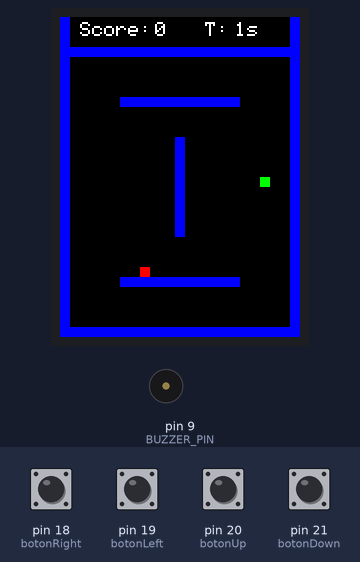
Bench run of a program on a simulated Arduino Mega 2560, built with avr-gcc and run on an emulated ATmega2560. Shown: 240×320 colour display, buzzer (waves = sounding). The test bench sets the inputs (shaded band); at power-on: pin 18 (botonRight), pin 19 (botonLeft), pin 20 (botonUp), pin 21 (botonDown) LOW. Random numbers use the default seed unless the program sets one; what the program prints to the serial monitor is not drawn.

Above: at 1.4 s.
1.5 s: pin 19 (botonLeft) pulled HIGH for 0.15 s
At 4.0 s:
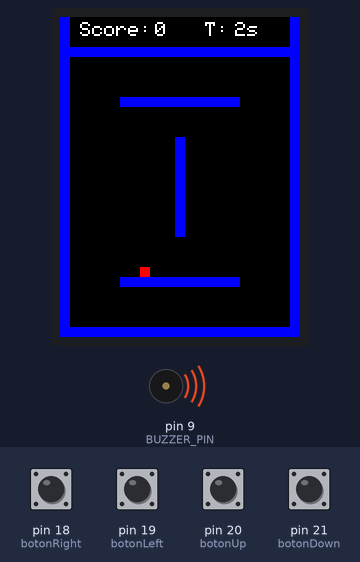
4.6 s: pin 18 (botonRight) pulled HIGH for 1 s
At 7.0 s:
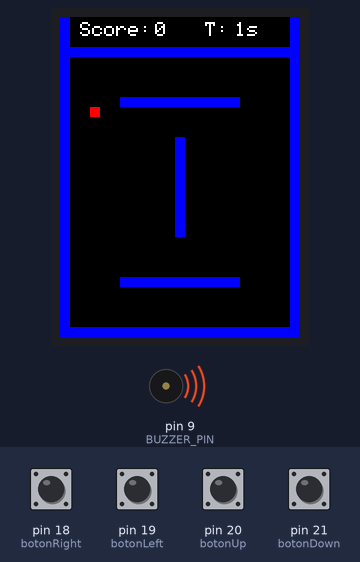
7.1 s: pin 21 (botonDown) driven HIGH
At 8.39 s:
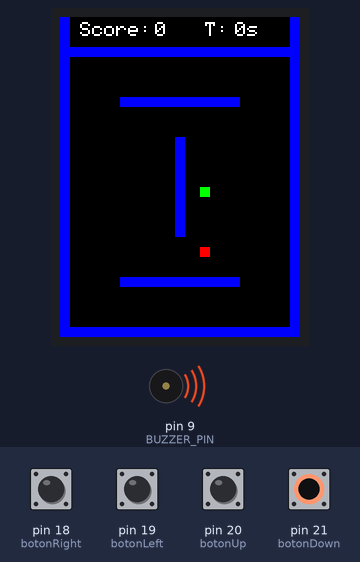
10.1 s: pin 18 (botonRight) pulled HIGH for 0.15 s
At 12.87 s:
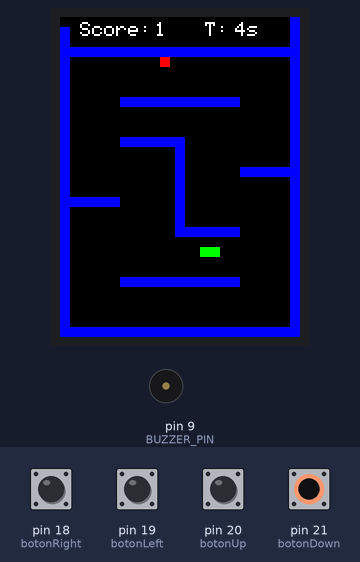
13.2 s: pin 21 (botonDown) driven LOW
At 16.0 s:
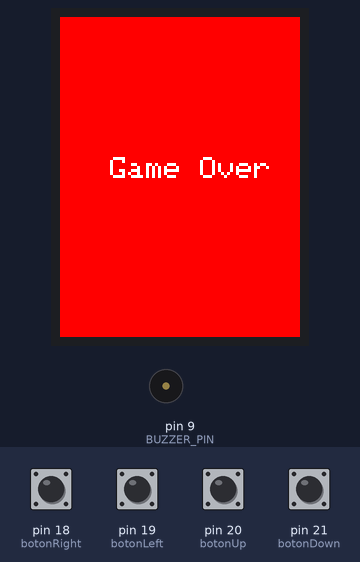
16.2 s: pin 20 (botonUp) pulled HIGH for 0.15 s
At 18.8 s:
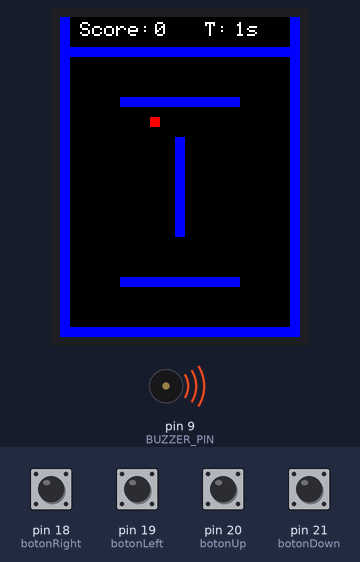
Timing chart, 0 to 20.7 s (numbered marks = the images above; inputs shaded):
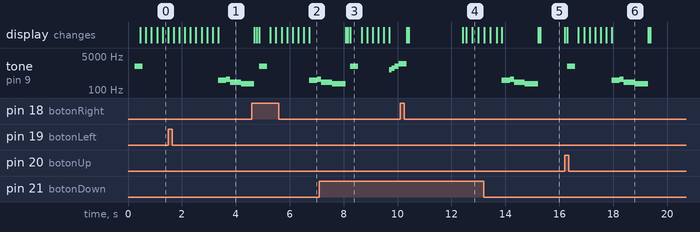

The program:

main.cpp
```cpp
#include <SPI.h>
#include <Adafruit_GFX.h>
#include <Adafruit_ILI9341.h>
#include "Sprite.h"

#define TFT_DC 7
#define TFT_CS 6
#define TFT_MOSI 11
#define TFT_CLK 13
#define TFT_RST 10
#define TFT_MISO 12

#define botonRight 18
#define botonLeft 19
#define botonDown 21
#define botonUp 20
#define BUZZER_PIN 9 // Define el pin al que está conectado el buzzer

const int XMAX = 240;
const int YMAX = 320;
const int SIZE = 10;
const int MAX_SNAKE_LENGTH = 100; // Tamaño máximo de la serpiente

Adafruit_ILI9341 screen = Adafruit_ILI9341(TFT_CS, TFT_DC, TFT_MOSI, TFT_CLK, TFT_RST, TFT_MISO);

// Estructura para representar posiciones en la pantalla
struct Posicion {
    int x;
    int y;
};

// Variables del juego
Posicion comida;
Posicion snake[MAX_SNAKE_LENGTH]; // Arreglo de posiciones para la serpiente
int snakeLength = 1; // Longitud inicial de la serpiente
uint8_t direccion = 2; // Derecha por defecto
unsigned long tiempoInicio;
int puntaje = 0; // Variable para el puntaje
bool nivel2 = false; // Bandera para indicar si estamos en nivel 2
bool nivel3 = false;  // Bandera para indicar si estamos en nivel 3


// Variables para las líneas paralelas
int y1 = 80;  // Coordenada Y de la primera línea horizontal
int y2 = 260; // Coordenada Y de la segunda línea horizontal
int grosorLinea = 10; // Grosor de la línea
int longitudLinea = 120; // Longitud de la línea
int xCentro = (XMAX - longitudLinea) / 2;  // Centrado horizontalmente
int xVertical = (XMAX - grosorLinea) / 2;  // Centrado en X para la línea vertical
int yVerticalInicio = 120;  // Coordenada Y de inicio de la línea vertical
int yVerticalFin = YMAX - 100;  // Coordenada Y de fin de la línea vertical

// Declaración de funciones
void generarComida();
void moverSnake();
void mostrar_info_juego(); // Función para mostrar tiempo y puntaje
void verificarColisiones();
void dibujarSnake();
void dibujarParedes(); // Nueva función para dibujar las paredes
void dibujarLineasParalelas(); // Función para dibujar dos líneas paralelas
void gameOver();
void resetGame();
void mostrarMensajeNivel2();
void dibujarObstaculosNivel2();
void mostrarMensajeNivel3();
void dibujarObstaculosNivel3();
void sonidoInicio();
void sonidoComer();
void sonidoGameOver();
void detenerSonido();
void victorySound();
void reiniciarJuego();

// Función setup
void setup() {
    Serial.begin(9600);
    Serial.println("Juego Snake");

    // Inicializar pantalla
    screen.begin();
    screen.fillScreen(ILI9341_BLACK);

    // Configurar pines de los botones con interrupciones
    attachInterrupt(digitalPinToInterrupt(botonRight), []() { direccion = 2; }, HIGH);
    attachInterrupt(digitalPinToInterrupt(botonLeft), []() { direccion = 3; }, HIGH);
    attachInterrupt(digitalPinToInterrupt(botonUp), []() { direccion = 0; }, HIGH);
    attachInterrupt(digitalPinToInterrupt(botonDown), []() { direccion = 1; }, HIGH);

    // Posición inicial de la serpiente
    snake[0] = {140, 160};

    // Generar primera comida y tiempo inicial
    generarComida();
    tiempoInicio = millis();

    // Dibujar las paredes en el setup
    dibujarParedes();

    // Dibujar las líneas paralelas en el nivel 1
    dibujarLineasParalelas();

    //Llamar sonidio
    sonidoInicio();
}

// Función loop
void loop() {
    moverSnake();
    mostrar_info_juego();  // Mostrar tiempo y puntaje
    delay(200); // Velocidad del juego
}

// Función para generar la comida en una posición aleatoria
// Función para reproducir un sonido cuando la serpiente come la comida
void sonidoComer() {
    tone(BUZZER_PIN, 1000, 200); // Tono de 1000Hz por 200ms
}


// Función para reproducir un sonido de inicio
void sonidoInicio() {
    tone(BUZZER_PIN, 1500, 300); // Tono de 1500Hz por 300ms
}

void victorySound() {
    // Tono 1: 1000Hz durante 100ms
    tone(BUZZER_PIN, 1000, 100);
    delay(100);  // Esperar 100 ms

    // Tono 2: 1200Hz durante 100ms
    tone(BUZZER_PIN, 1200, 100);
    delay(100);  // Esperar 100 ms

    // Tono 3: 1500Hz durante 150ms
    tone(BUZZER_PIN, 1500, 150);
    delay(150);  // Esperar 150 ms

    // Tono 4: 2000Hz durante 300ms
    tone(BUZZER_PIN, 2000, 300);
    delay(300);  // Esperar 300 ms

    // Final: Apagar el buzzer
    noTone(BUZZER_PIN);
}

// Función para reproducir un sonido de Game Over
void gameOverSound() {
    // Tono 1: 300Hz durante 300ms
    tone(BUZZER_PIN, 300, 300);
    delay(300);  // Esperar 300 ms

    // Tono 2: 350Hz durante 150ms
    tone(BUZZER_PIN, 350, 150);
    delay(150);  // Esperar 150 ms

    // Tono 3: 250Hz durante 400ms
    tone(BUZZER_PIN, 250, 400);
    delay(400);  // Esperar 400 ms

    // Tono 4: 200Hz durante 500ms
    tone(BUZZER_PIN, 200, 500);
    delay(500);  // Esperar 500 ms

    // Final: Apagar el buzzer
    noTone(BUZZER_PIN);
}
// Función para detener el sonido
void detenerSonido() {
    noTone(BUZZER_PIN); // Detiene cualquier tono en el buzzer
}

// Definir los obstáculos del nivel 2
struct Obstaculo {
    int x, y, ancho, alto;
};

// Lista de obstáculos
Obstaculo obstaculos[] = {

    {0, 30, XMAX, SIZE},     // Pared superior
    {0, YMAX - SIZE, XMAX, SIZE},  // Pared inferior
    {0, 0, SIZE, YMAX},      // Pared izquierda
    {XMAX - SIZE, 0, SIZE, YMAX},  // Pared derecha
    //OBTACULOS NIVEL 1
    {xCentro, y1, longitudLinea, grosorLinea},  // Línea horizontal 1
    {xCentro, y2, longitudLinea, grosorLinea},  // Línea horizontal 2
    {xVertical, yVerticalInicio, grosorLinea, yVerticalFin - yVerticalInicio}, // Línea vertical
    //OBTACULOS NIVEL 2
    {60, 120, 60, SIZE},    // Obstáculo
    {180, 150, 60, SIZE},   // Obstáculo
    {120, 210, 60, SIZE},    // Obstáculo
    {0, 180, 60, SIZE},   // Obstáculo
     //OBTACULOS NIVEL 3
    {200, 180, SIZE, 110},   // Obstáculo
    {200, 70, SIZE, 60},     // Obstáculo
    {30, 220, SIZE, 60},     // Obstáculo
    {115, 290, SIZE, 20},    // Obstáculo
    {115, 30, SIZE, 30}     // Obstáculo
};
bool colisionaConSerpiente(int x, int y) {
    for (int i = 0; i < snakeLength; i++) {
        if (snake[i].x == x && snake[i].y == y) {
            return true; // La comida está en una posición ocupada por la serpiente
        }
    }
    return false; // No colisiona con la serpiente
}

// Función para verificar si la comida colide con algún obstáculo
bool colisionaConObstaculos(int x, int y) {
    // Lista de obstáculos (todos los rectángulos)
    for (int i = 0; i < static_cast<int>(sizeof(obstaculos) / sizeof(obstaculos[0])); i++) {
        // Obtener los límites de cada obstáculo
        int xObstaculo = obstaculos[i].x;
        int yObstaculo = obstaculos[i].y;
        int anchoObstaculo = obstaculos[i].ancho;
        int altoObstaculo = obstaculos[i].alto;

        // Verificar si la comida colisiona con el obstáculo
        if (x >= xObstaculo && x < xObstaculo + anchoObstaculo &&
            y >= yObstaculo && y < yObstaculo + altoObstaculo) {
            return true; // Colisiona con el obstáculo
        }
    }

    return false; // No colisiona con ningún obstáculo
}
// Función para generar la comida asegurándose de que no esté en un obstáculo
void generarComida() {
    bool comidaGenerada = false;

    while (!comidaGenerada) {
        comida.x = random(1, (XMAX / SIZE) - 2) * SIZE;
        comida.y = random(1, ((YMAX- 40) / SIZE) - 2) * SIZE;

        Serial.print("Generando comida en: ");
        Serial.print(comida.x);
        Serial.print(", ");
        Serial.println(comida.y);

        // Verificar si la comida colisiona con la serpiente
        if (colisionaConSerpiente(comida.x, comida.y)) {
            continue; // Si colide, intentamos nuevamente
        }

        // Verificar si la comida colisiona con los obstáculos
        if (colisionaConObstaculos(comida.x, comida.y)) {
            continue; // Si colide, intentamos nuevamente
        }

        // Si no colide, la comida es válida
        comidaGenerada = true;
    }

    // Dibujar la comida
    screen.fillRect(comida.x, comida.y, SIZE, SIZE, ILI9341_GREEN);
}


// Función para mover la serpiente en la dirección actual
void moverSnake() {
    // Borrar la última posición de la serpiente (excepto la cabeza)
    screen.fillRect(snake[snakeLength - 1].x, snake[snakeLength - 1].y, SIZE, SIZE, ILI9341_BLACK);

    // Mover el cuerpo de la serpiente
    for (int i = snakeLength - 1; i > 0; i--) {
        snake[i] = snake[i - 1];
    }

    // Calcular nueva posición de la cabeza
    Posicion nuevaPos = snake[0];
    switch (direccion) {
        case 0: nuevaPos.y -= SIZE; break; // Arriba
        case 1: nuevaPos.y += SIZE; break; // Abajo
        case 2: nuevaPos.x += SIZE; break; // Derecha
        case 3: nuevaPos.x -= SIZE; break; // Izquierda
    }
    snake[0] = nuevaPos;

    // Verificar si la serpiente ha comido la comida
    if (nuevaPos.x == comida.x && nuevaPos.y == comida.y) {
        if (snakeLength < MAX_SNAKE_LENGTH) {
            snakeLength++;
        }
        puntaje++; // Incrementar el puntaje
        sonidoComer();
        generarComida(); // Generar nueva comida

    }

    // Si el puntaje llega a 5, pasar al nivel 2
    if (puntaje >= 1 && !nivel2) {
        nivel2 = true;
        mostrarMensajeNivel2();
        dibujarObstaculosNivel2(); // Dibujar nuevos obstáculos del nivel 2
        dibujarParedes();           // Redibujar las paredes
        dibujarLineasParalelas();   // Redibujar las líneas paralelas
    }

    // Si el puntaje llega a 10, pasar al nivel 3
    if (puntaje >= 2 && !nivel3) {
        nivel3 = true;
        mostrarMensajeNivel3();
        dibujarObstaculosNivel3(); // Dibujar nuevos obstáculos del nivel 3
        dibujarParedes();           // Redibujar las paredes
        dibujarObstaculosNivel2();
        dibujarLineasParalelas();   // Redibujar las líneas paralelas
    }

    verificarColisiones();  // Verificar las colisiones en cada nivel
    dibujarSnake();         // Dibujar la serpiente

}


// Función para dibujar la serpiente
void dibujarSnake() {
    for (int i = 0; i < snakeLength; i++) {
        screen.fillRect(snake[i].x, snake[i].y, SIZE, SIZE, ILI9341_GREEN);
    }
    screen.fillRect(comida.x, comida.y, SIZE, SIZE, ILI9341_RED); // Redibujar la comida
}

// Función para mostrar el tiempo jugado y el puntaje en la parte superior derecha
void mostrar_info_juego() {
    unsigned long tiempoActual = millis();
    unsigned long tiempoJugado = (tiempoActual - tiempoInicio) / 1000;

    // Mostrar el puntaje en la parte superior izquierda
    // Limpiar solo el área donde se muestra el puntaje
    screen.fillRect(70, 0, 70, 30, ILI9341_BLACK);  // Limpiar área del puntaje
    screen.setTextColor(ILI9341_WHITE);
    screen.setTextSize(2);
    screen.setCursor(20, 5);  // Posición para mostrar la palabra "Score:"
    screen.print("Score: ");
    screen.setCursor(95, 5);  // Posición para mostrar el valor del puntaje
    screen.print(puntaje);

    // Mostrar el tiempo en la parte superior derecha
    screen.fillRect(XMAX - 65, 0, 50, 30, ILI9341_BLACK);  // Limpiar área del tiempo
    screen.setCursor(XMAX - 95, 5);  // Posición para mostrar el tiempo en la parte superior derecha
    screen.print("T: ");
    screen.setCursor(XMAX - 65, 5);  // Posición para mostrar el valor del tiempo
    screen.print(tiempoJugado);
    screen.print("s");
}

void verificarColisiones() {
    Posicion& cabeza = snake[0];
      // Imprimir las coordenadas de la cabeza de la serpiente para depuración
    Serial.print("Cabeza en: x=");
    Serial.print(cabeza.x);
    Serial.print(", y=");
    Serial.println(cabeza.y);
    // Colisión con las paredes (bordes)
    if (cabeza.x < SIZE || cabeza.x >= XMAX - SIZE || cabeza.y < 30 + SIZE || cabeza.y >= YMAX - SIZE) {  // La pared superior está ajustada a 30
        gameOver();

    }

    // Colisión con el cuerpo
    for (int i = 1; i < snakeLength; i++) {
        if (cabeza.x == snake[i].x && cabeza.y == snake[i].y) {
            gameOver();
        }
    }

    // Colisiones con las líneas paralelas (estas no cambian, siguen activas en todos los niveles)
    if ((cabeza.y >= y1 && cabeza.y < y1 + grosorLinea && cabeza.x >= xCentro && cabeza.x < xCentro + longitudLinea) ||
        (cabeza.y >= y2 && cabeza.y < y2 + grosorLinea && cabeza.x >= xCentro && cabeza.x < xCentro + longitudLinea) ||
        (cabeza.x >= xVertical && cabeza.x < xVertical + grosorLinea && cabeza.y >= yVerticalInicio && cabeza.y < yVerticalFin)) {
        gameOver();
    }


// Verificar colisiones con los obstáculos del nivel 2, solo si estamos en nivel 2
    if (nivel2) {
         Serial.println("Comprobando colisiones con los obstáculos del nivel 2...");
        // Colisiones con los obstáculos del nivel 2

        // Obstáculo 1: (60, 120) -> ocupa las coordenadas (60,120) hasta (60+60,120+10)
        if (cabeza.x >= 60 && cabeza.x < 60 + 60 && cabeza.y >= 120 && cabeza.y < 120 + SIZE) {
            gameOver();
        }

        // Obstáculo 2: (180, 150) -> ocupa las coordenadas (180,150) hasta (180+60,150+10)
        if (cabeza.x >= 180 && cabeza.x < 180 + 60 && cabeza.y >= 150 && cabeza.y < 150 + SIZE) {
            gameOver();
        }

        if (cabeza.x >= 120 && cabeza.x < 120 + 60 && cabeza.y >= 210 && cabeza.y < 210 + SIZE) {
            gameOver();
        }
        if (cabeza.x >= 0 && cabeza.x < 0 + 60 && cabeza.y >= 180 && cabeza.y < 180 + SIZE) {
            gameOver();
        }
    }

   // Verificar colisiones con los obstáculos del nivel 3
    if (nivel3) {
        // Imprimir las coordenadas de los obstáculos para depuración
        Serial.println("Comprobando colisiones con los obstáculos del nivel 3...");

        // Obstáculo 1 (coordenadas 30, 60, tamaño 60x100)


        // Obstáculo 2 (coordenadas 200, 180, tamaño 60x110)
        if (cabeza.x >= 200 && cabeza.x < 200 + SIZE && cabeza.y >= 180 && cabeza.y < 180 + 110) {
            Serial.println("Colisión con el Obstáculo 2 del nivel 3");
            gameOver();
        }

        // Obstáculo 3 (coordenadas 200, 70, tamaño 60x60)
        if (cabeza.x >= 200 && cabeza.x < 200 + SIZE && cabeza.y >= 70 && cabeza.y < 70 + 60) {
            Serial.println("Colisión con el Obstáculo 3 del nivel 3");
            gameOver();
        }

        // Obstáculo 4 (coordenadas 30, 220, tamaño 60x60)
        if (cabeza.x >= 30 && cabeza.x < 30 + SIZE && cabeza.y >= 220 && cabeza.y < 220 + 60) {
            Serial.println("Colisión con el Obstáculo 4 del nivel 3");
            gameOver();
        }

        // Obstáculo 5 (coordenadas 115, 290, tamaño 60x20)
        if (cabeza.x >= 115 && cabeza.x < 115 + SIZE && cabeza.y >= 290 && cabeza.y < 290 + 20) {
            Serial.println("Colisión con el Obstáculo 5 del nivel 3");
            gameOver();
        }

        // Obstáculo 6 (coordenadas 115, 30, tamaño 60x30)
        if (cabeza.x >= 115 && cabeza.x < 115 +SIZE && cabeza.y >= 30 && cabeza.y < 30 + 30) {
            Serial.println("Colisión con el Obstáculo 6 del nivel 3");
            gameOver();
        }
    }

    }
// Función para mostrar "Game Over"
void gameOver() {
    // Reproducir el sonido de Game Over
    gameOverSound();

    // Mostrar pantalla de Game Over
    screen.fillScreen(ILI9341_RED);  // Fondo rojo para indicar que el juego terminó
    screen.setTextColor(ILI9341_WHITE);
    screen.setTextSize(3);
    screen.setCursor(50, YMAX / 2 - 20);
    screen.print("Game Over");


    // Enviar mensaje por Serial
    Serial.println("Presiona cualquier boton para volver a jugar");

    // Esperar a que el usuario presione un botón para reiniciar
    while (true) {
        if (digitalRead(botonRight) == HIGH || digitalRead(botonLeft) == HIGH || digitalRead(botonUp) == HIGH || digitalRead(botonDown) == HIGH) {
            reiniciarJuego();  // Reiniciar el juego
            break;
        }
    }
}

void reiniciarJuego() {
    // Limpiar la pantalla
    screen.fillScreen(ILI9341_BLACK);

    // Reiniciar las variables del juego
    snakeLength = 1;  // Longitud inicial de la serpiente
    puntaje = 0;  // Reiniciar el puntaje
    nivel2 = false;  // Reiniciar el nivel
    nivel3 = false;  // Reiniciar el nivel

    // Posición inicial de la serpiente
    snake[0] = {140, 160};

    // Generar la primera comida
    generarComida();

    // Restablecer el tiempo
    tiempoInicio = millis();

    // Dibujar las paredes y líneas paralelas nuevamente
    dibujarParedes();
    dibujarLineasParalelas();

    // Llamar sonido de inicio
    sonidoInicio();

    // Reiniciar el juego y comenzar desde el inicio
    loop();  // Volver a ejecutar el loop (reinicia el juego)
}

// Función para mostrar el mensaje de Nivel 2
void mostrarMensajeNivel2() {
    victorySound();
    screen.fillScreen(ILI9341_BLUE);
    screen.setTextColor(ILI9341_WHITE);
    screen.setTextSize(3);
    screen.setCursor(50, YMAX / 2 - 20);
    screen.print("Nivel 2");
    delay(2000);  // Esperar 2 segundos

    // Limpiar mensaje de éxito
    screen.fillScreen(ILI9341_BLACK);
}
void mostrarMensajeNivel3() {
    victorySound();
    screen.fillScreen(ILI9341_BLUE); // Fondo verde para nivel 3
    screen.setTextColor(ILI9341_WHITE);
    screen.setTextSize(3);
    screen.setCursor(50, YMAX / 2 - 20);
    screen.print("Nivel 3");
    delay(2000);  // Esperar 2 segundos

    // Limpiar mensaje de éxito
    screen.fillScreen(ILI9341_BLACK);
}

// Función para dibujar los nuevos obstáculos en el nivel 2
void dibujarObstaculosNivel2() {
    // Nuevos obstáculos, líneas adicionales o rectángulos
    screen.fillRect(60, 120, 60, SIZE, ILI9341_BLUE); // Obstáculo en el nivel 2
    screen.fillRect(180, 150, 60, SIZE, ILI9341_BLUE); // Otro obstáculo en el nivel 2
    screen.fillRect(120, 210, 60, SIZE, ILI9341_BLUE); // Más obstáculos en el nivel 2
    screen.fillRect(0, 180, 60, SIZE, ILI9341_BLUE); // Más obstáculos en el nivel 2

}
void dibujarObstaculosNivel3() {
    // Dibujar los obstáculos del nivel 3
   // screen.fillRect(30, 60, SIZE, 100, ILI9341_BLUE); // Ejemplo de obstáculo MELO
    screen.fillRect(200, 180, SIZE, 110, ILI9341_BLUE); // Ejemplo de obstáculo MELO
    screen.fillRect(200, 70, SIZE, 60, ILI9341_BLUE); // Ejemplo de obstáculo MELO
    screen.fillRect(30, 220, SIZE, 60, ILI9341_BLUE); // Ejemplo de obstáculo MELO
    screen.fillRect(115, 290, SIZE, 20, ILI9341_BLUE); // Ejemplo de obstáculo MELO
    screen.fillRect(115, 30, SIZE, 30, ILI9341_BLUE); // Ejemplo de obstáculo MELO
}
// Función para dibujar las paredes (bordes)
void dibujarParedes() {
    // Dibujar pared superior, comenzando desde Y=30 para dejar espacio para los textos
    screen.fillRect(0, 30, XMAX, SIZE, ILI9341_BLUE); // Pared superior (ajustada)

    // Dibujar la pared inferior
    screen.fillRect(0, YMAX - SIZE, XMAX, SIZE, ILI9341_BLUE); // Pared inferior

    // Dibujar pared izquierda
    screen.fillRect(0, 0, SIZE, YMAX, ILI9341_BLUE); // Pared izquierda

    // Dibujar pared derecha
    screen.fillRect(XMAX - SIZE, 0, SIZE, YMAX, ILI9341_BLUE); // Pared derecha
}

// Función para dibujar las líneas paralelas
void dibujarLineasParalelas() {
    // Dibujar la primera línea horizontal
    screen.fillRect(xCentro, y1, longitudLinea, grosorLinea, ILI9341_BLUE);

    // Dibujar la segunda línea horizontal
    screen.fillRect(xCentro, y2, longitudLinea, grosorLinea, ILI9341_BLUE);

   // screen.drawBitmap(xCentro, y2, trin , 120, 73,ILI9341_ORANGE);

    // Dibujar la línea vertical
    screen.fillRect(xVertical, yVerticalInicio, grosorLinea, yVerticalFin - yVerticalInicio, ILI9341_BLUE);
}
```

Source omitted: Sprite.h (data table, 2615 bytes)

Measured:
- after the input at 16.2 s, tone on pin 9 (BUZZER_PIN): plays 1500 Hz for 0.30 s, 300 Hz for 0.30 s, 350 Hz for 0.15 s, 250 Hz for 0.40 s, 200 Hz for 0.50 s, starting after 0.09 s; the display: first changes at once (image 6 shows a later state)
- what the display in image 3 shows lasts 0.4 s, from 8.3 s to 8.7 s
